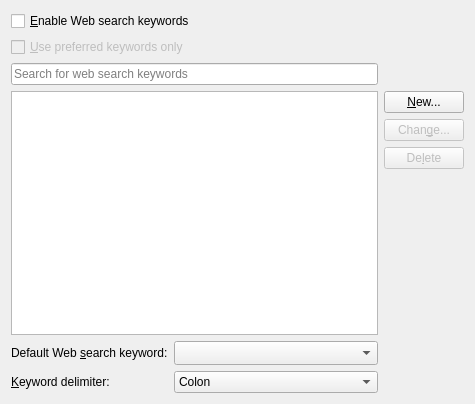
<?xml version="1.0" encoding="UTF-8"?>
<ui version="4.0">
 <class>FilterOptionsUI</class>
 <widget class="QWidget" name="FilterOptionsUI">
  <property name="geometry">
   <rect>
    <x>0</x>
    <y>0</y>
    <width>475</width>
    <height>404</height>
   </rect>
  </property>
  <layout class="QGridLayout" name="gridLayout">
   <item row="0" column="0">
    <widget class="QCheckBox" name="cbEnableShortcuts">
     <property name="toolTip">
      <string>&lt;html&gt;&lt;head/&gt;&lt;body&gt;&lt;p&gt;Enable or disable web search keywords. &lt;/p&gt;&lt;p&gt;Web search keywords allow you to quickly access or search for information located online or on your hard drive. &lt;/p&gt;&lt;p&gt;KDE comes with many predefined keywords. One such keyword can be used to perform a the Google (TM) search; to use it, you simply type the keyword 'gg' followed by the keyword delimiter and the search term, e.g. &lt;span style=&quot; font-weight:600;&quot;&gt;gg:KDE&lt;/span&gt;.&lt;/p&gt;&lt;/body&gt;&lt;/html&gt;</string>
     </property>
     <property name="text">
      <string>&amp;Enable Web search keywords</string>
     </property>
    </widget>
   </item>
   <item row="1" column="0">
    <widget class="QCheckBox" name="cbUseSelectedShortcutsOnly">
     <property name="enabled">
      <bool>false</bool>
     </property>
     <property name="text">
      <string>&amp;Use preferred keywords only</string>
     </property>
    </widget>
   </item>
   <item row="2" column="0">
    <widget class="KLineEdit" name="searchLineEdit">
     <property name="placeholderText">
      <string>Search for web search keywords</string>
     </property>
     <property name="showClearButton" stdset="0">
      <bool>true</bool>
     </property>
    </widget>
   </item>
   <item row="3" column="0">
    <widget class="QTreeView" name="lvSearchProviders">
     <property name="rootIsDecorated">
      <bool>false</bool>
     </property>
     <property name="uniformRowHeights">
      <bool>true</bool>
     </property>
     <property name="itemsExpandable">
      <bool>false</bool>
     </property>
     <property name="sortingEnabled">
      <bool>true</bool>
     </property>
     <property name="allColumnsShowFocus">
      <bool>true</bool>
     </property>
     <property name="headerHidden">
      <bool>false</bool>
     </property>
    </widget>
   </item>
   <item row="3" column="1">
    <layout class="QVBoxLayout" name="verticalLayout">
     <item>
      <widget class="QPushButton" name="pbNew">
       <property name="toolTip">
        <string>Add a new Web search keyword</string>
       </property>
       <property name="text">
        <string>&amp;New...</string>
       </property>
      </widget>
     </item>
     <item>
      <widget class="QPushButton" name="pbChange">
       <property name="enabled">
        <bool>false</bool>
       </property>
       <property name="toolTip">
        <string>Modify the highlighted Web search keyword</string>
       </property>
       <property name="text">
        <string>Chan&amp;ge...</string>
       </property>
      </widget>
     </item>
     <item>
      <widget class="QPushButton" name="pbDelete">
       <property name="enabled">
        <bool>false</bool>
       </property>
       <property name="toolTip">
        <string>Delete the highlighted Web search keyword</string>
       </property>
       <property name="text">
        <string>De&amp;lete</string>
       </property>
      </widget>
     </item>
     <item>
      <spacer name="verticalSpacer">
       <property name="orientation">
        <enum>Qt::Vertical</enum>
       </property>
       <property name="sizeHint" stdset="0">
        <size>
         <width>20</width>
         <height>158</height>
        </size>
       </property>
      </spacer>
     </item>
    </layout>
   </item>
   <item row="4" column="0">
    <layout class="QFormLayout" name="formLayout">
     <property name="fieldGrowthPolicy">
      <enum>QFormLayout::AllNonFixedFieldsGrow</enum>
     </property>
     <item row="0" column="0">
      <widget class="QLabel" name="lbDefaultEngine">
       <property name="enabled">
        <bool>true</bool>
       </property>
       <property name="sizePolicy">
        <sizepolicy hsizetype="Fixed" vsizetype="Preferred">
         <horstretch>0</horstretch>
         <verstretch>0</verstretch>
        </sizepolicy>
       </property>
       <property name="whatsThis">
        <string>&lt;qt&gt;
Select the search engine to use for input boxes that provide automatic lookup services when you type in normal words and phrases instead of a URL. To disable this feature select &lt;b&gt;None&lt;/b&gt; from the list.
&lt;/qt&gt;</string>
       </property>
       <property name="text">
        <string>Default Web &amp;search keyword:</string>
       </property>
       <property name="wordWrap">
        <bool>false</bool>
       </property>
       <property name="buddy">
        <cstring>cmbDefaultEngine</cstring>
       </property>
      </widget>
     </item>
     <item row="0" column="1">
      <widget class="KComboBox" name="cmbDefaultEngine">
       <property name="sizePolicy">
        <sizepolicy hsizetype="Preferred" vsizetype="Fixed">
         <horstretch>0</horstretch>
         <verstretch>0</verstretch>
        </sizepolicy>
       </property>
       <property name="minimumSize">
        <size>
         <width>67</width>
         <height>0</height>
        </size>
       </property>
       <property name="whatsThis">
        <string>&lt;html&gt;&lt;head/&gt;&lt;body&gt;&lt;p&gt;Select a default web search keyword. &lt;/p&gt;&lt;p&gt;This allows applications to automatically convert the typed word or phrase to web search keyword queries when they cannot be filtered into a proper URL. &lt;/p&gt;&lt;p&gt;To disable this functionality select &lt;span style=&quot; font-weight:600;&quot;&gt;None&lt;/span&gt; from the list. &lt;/p&gt;&lt;/body&gt;&lt;/html&gt;</string>
       </property>
       <property name="sizeAdjustPolicy">
        <enum>QComboBox::AdjustToMinimumContentsLengthWithIcon</enum>
       </property>
      </widget>
     </item>
     <item row="1" column="0">
      <widget class="QLabel" name="lbDelimiter">
       <property name="sizePolicy">
        <sizepolicy hsizetype="Fixed" vsizetype="Preferred">
         <horstretch>0</horstretch>
         <verstretch>0</verstretch>
        </sizepolicy>
       </property>
       <property name="whatsThis">
        <string>Choose the delimiter that separates the keyword from the phrase or word to be searched.</string>
       </property>
       <property name="text">
        <string>&amp;Keyword delimiter:</string>
       </property>
       <property name="wordWrap">
        <bool>false</bool>
       </property>
       <property name="buddy">
        <cstring>cmbDelimiter</cstring>
       </property>
      </widget>
     </item>
     <item row="1" column="1">
      <widget class="KComboBox" name="cmbDelimiter">
       <property name="sizePolicy">
        <sizepolicy hsizetype="Preferred" vsizetype="Fixed">
         <horstretch>0</horstretch>
         <verstretch>0</verstretch>
        </sizepolicy>
       </property>
       <property name="toolTip">
        <string>Choose a delimiter to mark the Web search keyword.</string>
       </property>
       <item>
        <property name="text">
         <string comment="Colon as keyword delimiter">Colon</string>
        </property>
       </item>
       <item>
        <property name="text">
         <string comment="Space as keyword delimiter">Space</string>
        </property>
       </item>
      </widget>
     </item>
    </layout>
   </item>
  </layout>
 </widget>
 <customwidgets>
  <customwidget>
   <class>KComboBox</class>
   <extends>QComboBox</extends>
   <header>kcombobox.h</header>
  </customwidget>
  <customwidget>
   <class>KLineEdit</class>
   <extends>QLineEdit</extends>
   <header>klineedit.h</header>
  </customwidget>
 </customwidgets>
 <resources/>
 <connections>
  <connection>
   <sender>cbEnableShortcuts</sender>
   <signal>toggled(bool)</signal>
   <receiver>cbUseSelectedShortcutsOnly</receiver>
   <slot>setEnabled(bool)</slot>
   <hints>
    <hint type="sourcelabel">
     <x>119</x>
     <y>10</y>
    </hint>
    <hint type="destinationlabel">
     <x>187</x>
     <y>34</y>
    </hint>
   </hints>
  </connection>
  <connection>
   <sender>cbEnableShortcuts</sender>
   <signal>toggled(bool)</signal>
   <receiver>lvSearchProviders</receiver>
   <slot>setEnabled(bool)</slot>
   <hints>
    <hint type="sourcelabel">
     <x>15</x>
     <y>13</y>
    </hint>
    <hint type="destinationlabel">
     <x>23</x>
     <y>77</y>
    </hint>
   </hints>
  </connection>
  <connection>
   <sender>cbEnableShortcuts</sender>
   <signal>toggled(bool)</signal>
   <receiver>pbNew</receiver>
   <slot>setEnabled(bool)</slot>
   <hints>
    <hint type="sourcelabel">
     <x>221</x>
     <y>13</y>
    </hint>
    <hint type="destinationlabel">
     <x>425</x>
     <y>58</y>
    </hint>
   </hints>
  </connection>
 </connections>
</ui>
